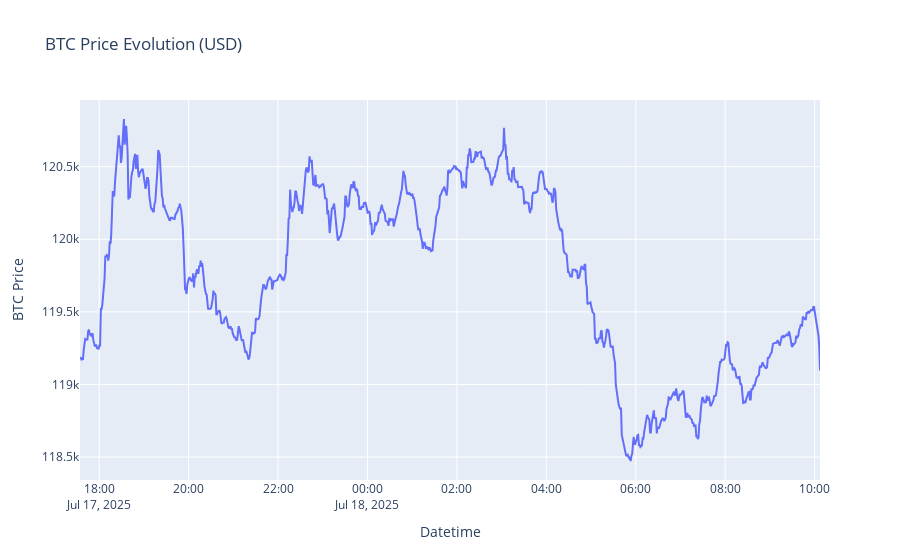

Notebook code for this chart:
### Code cell
# Read the CSV
df = pd.read_csv(local_csv)
df["timestamp"] = pd.to_datetime(df["timestamp"])

# Plot the interactive chart
fig = px.line(
    df,
    x="timestamp",
    y="btc_usd",
    title="BTC Price Evolution (USD)",
    labels={"timestamp": "Datetime", "btc_usd": "BTC Price"}
)
fig.show()

### Figure 1 — Plotly figure (JSON) as saved in the notebook; plotly's stock layout.template omitted (floating-point values rounded to 4 significant figures; data arrays with more than 128 entries replaced by an {"elided": "..."} marker saying what was removed)
{"data": [{"hovertemplate": "Datetime=%{x}<br>BTC Price=%{y}<extra></extra>", "legendgroup": "", "line": {"color": "#636efa", "dash": "solid"}, "marker": {"symbol": "circle"}, "mode": "lines", "name": "", "orientation": "v", "showlegend": false, "type": "scatter", "x": {"elided": "977 str values"}, "xaxis": "x", "y": {"elided": "977 float values"}, "yaxis": "y"}], "layout": {"legend": {"tracegroupgap": 0}, "title": {"text": "BTC Price Evolution (USD)"}, "xaxis": {"anchor": "y", "domain": [0, 1], "title": {"text": "Datetime"}}, "yaxis": {"anchor": "x", "domain": [0, 1], "title": {"text": "BTC Price"}}}}
